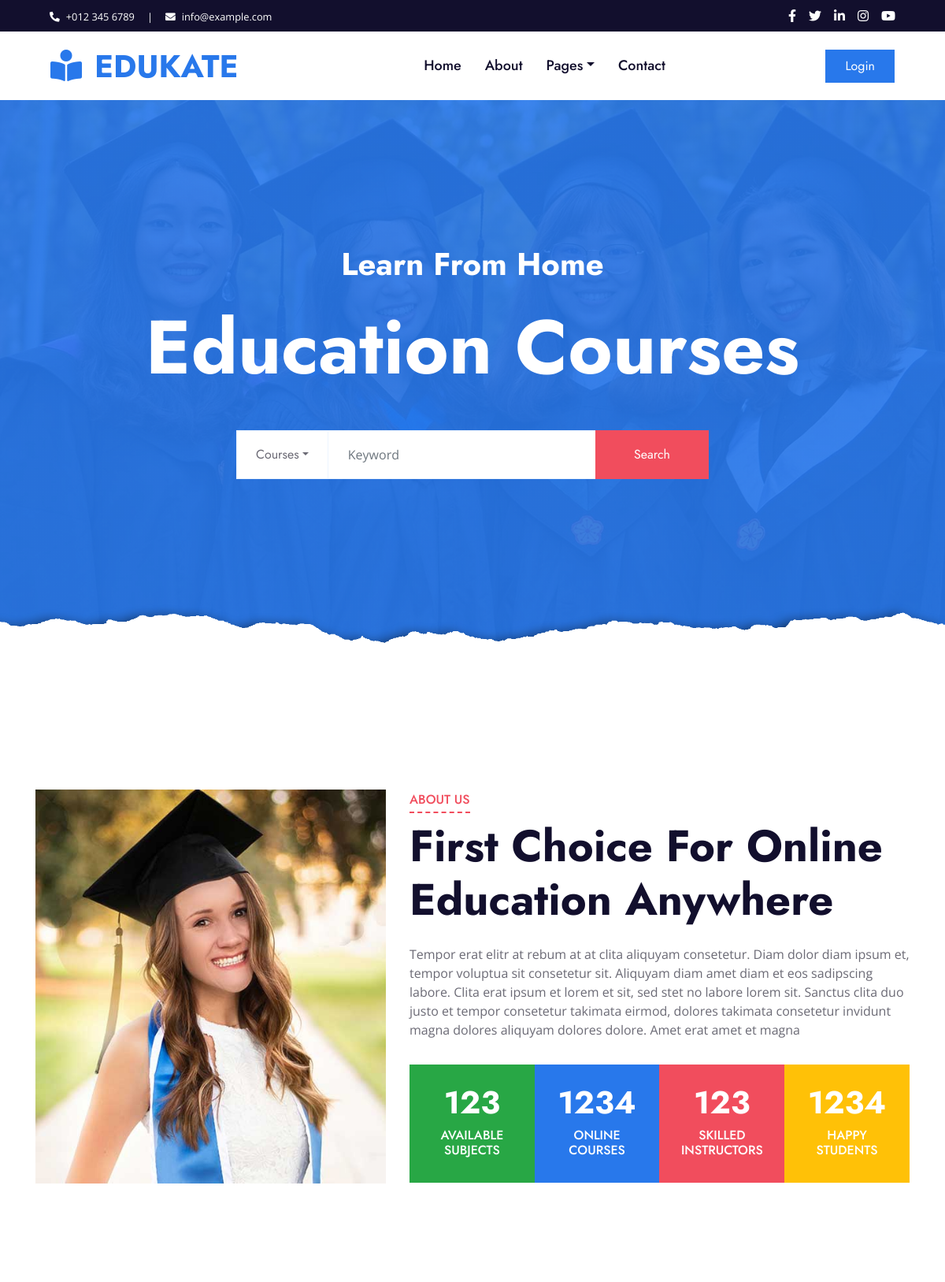
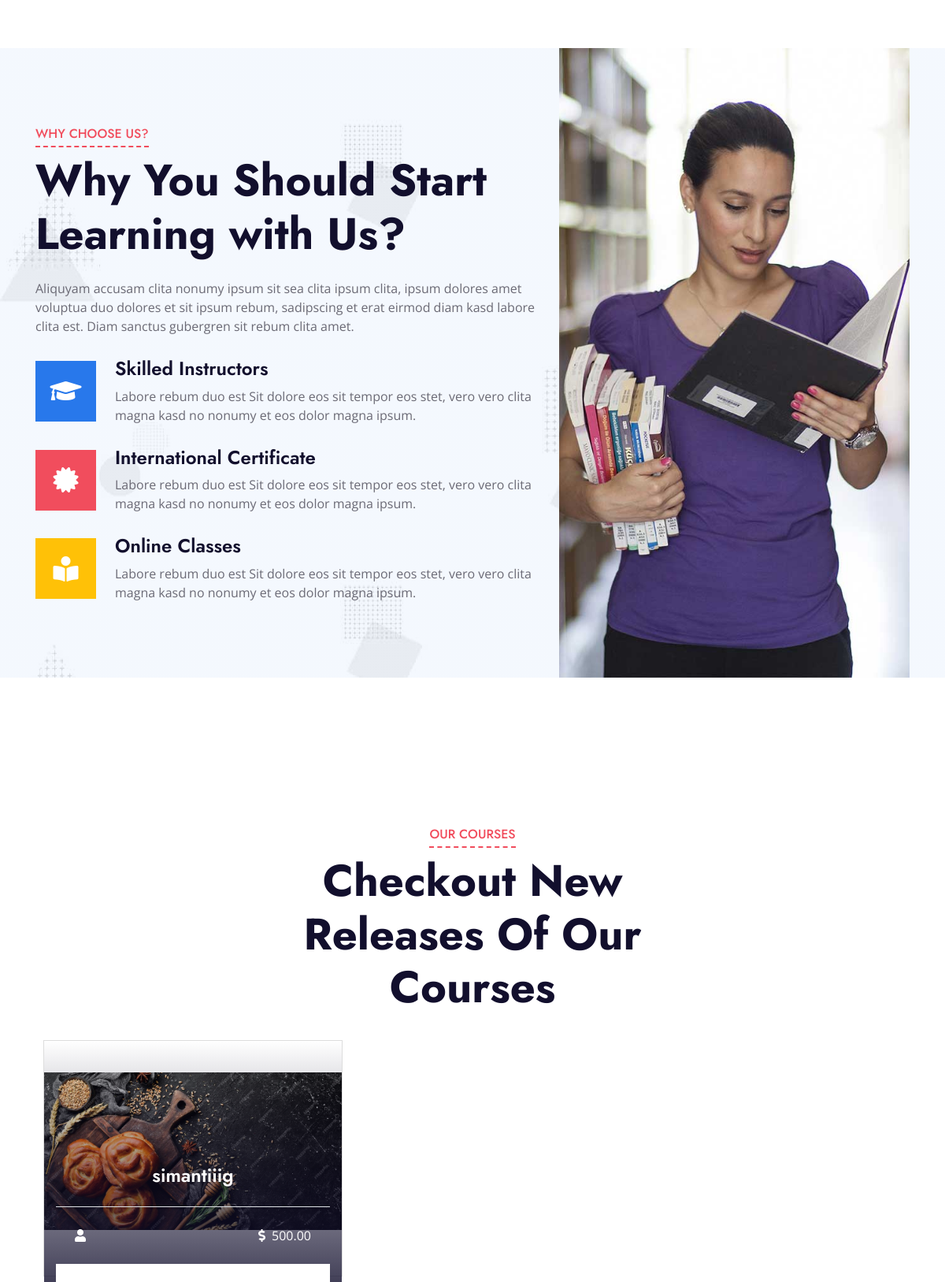
The page / (upper part) on the database its author committed (2 pictures, top to bottom).
### tables this page shows
CREATE TABLE `courses` (
  `id` int(11) NOT NULL,
  `title` varchar(255) NOT NULL,
  `description` text DEFAULT NULL,
  `thumbnail` varchar(255) DEFAULT NULL,
  `media` varchar(255) DEFAULT NULL,
  `teacherId` int(11) NOT NULL,
  `categoryId` int(11) NOT NULL,
  `price` decimal(10,2) DEFAULT 0.00,
  `isApproved` tinyint(1) DEFAULT 0,
  `createdAt` timestamp NOT NULL DEFAULT current_timestamp(),
  `deleted_at` datetime DEFAULT NULL,
  `deleted_by` int(11) DEFAULT NULL,
  `approvedBy` int(11) DEFAULT NULL,
  `approvedAt` datetime DEFAULT NULL,
  `rejectedBy` int(11) DEFAULT NULL,
  `rejectedAt` datetime DEFAULT NULL,
  `rejectionReason` text DEFAULT NULL,
  `updatedAt` timestamp NOT NULL DEFAULT current_timestamp() ON UPDATE current_timestamp()
);

### src/models/Database.php (called while the page is built, shortened)
<?php
class Database {
    private static $instance = null;
    private $conn = null;
    private function __construct() {
        try {
            $this->conn = new PDO(
                "mysql:host=" . Config::DB_HOST . ";dbname=" . Config::DB_NAME,
                Config::DB_USER,
                Config::DB_PASS
            );
            $this->conn->setAttribute(PDO::ATTR_ERRMODE, PDO::ERRMODE_EXCEPTION);
        } catch(PDOException $e) {
            die("Connection Error: " . $e->getMessage());
        }
    }
    public static function getInstance() {
        if (self::$instance === null) {
            self::$instance = new self();
        }
        return self::$instance;
    }
    public function getConnection() {
        return $this->conn;
    }
}

### src/models/Session.php (called while the page is built, shortened)
<?php
class Session {
    public static function get($key) {
        return $_SESSION[$key] ?? null;
    }
}

### src/models/Course.php (called while the page is built, shortened)
<?php
abstract class Course {
    protected $db;
    public function __construct() {
        $this->db = Database::getInstance()->getConnection();
    }
    public function getApprovedCourses(): array {
        try {
            $query = "
                SELECT
                    c.*,
                    cat.name as category_name,
                    CONCAT(u.firstName, ' ', u.lastName) as teacher_name,
                    (SELECT COUNT(*) FROM enrollments e WHERE e.courseId = c.id) as enrollment_count
                FROM courses c
                LEFT JOIN categories cat ON c.categoryId = cat.id
                LEFT JOIN users u ON c.teacherId = u.id
                WHERE c.isApproved = 1
                AND c.deleted_at IS NULL
                ORDER BY c.createdAt DESC
            ";
            $stmt = $this->db->prepare($query);
            $stmt->execute();
            $courses = $stmt->fetchAll(PDO::FETCH_OBJ);
            return $courses;
        } catch (\Exception $e) {
            error_log('Error in Course::getApprovedCourses: ' . $e->getMessage());
            throw $e;
        }
    }
}

### src/index.php (the view, shortened to what this page needs)
<?php
try {
    include 'header.php';
} catch (\Exception $e) {
    echo 'An error occurred: ' . $e->getMessage();
}
?>
    <div id="my-background" class="jumbotron jumbotron-fluid position-relative overlay-bottom" style="margin-bottom: 90px;">
        <div class="container text-center my-5 py-5" data-aos="fade-up">
            <h1 class="text-white mt-4 mb-4">Learn From Home</h1>
            <h1 class="text-white display-1 mb-5">Education Courses</h1>
            <div class="mx-auto mb-5" style="width: 100%; max-width: 600px;">
                <div class="input-group">
                    <div class="input-group-prepend">
                        <button class="btn btn-outline-light bg-white text-body px-4 dropdown-toggle" type="button" data-toggle="dropdown"
                            aria-haspopup="true" aria-expanded="false">Courses</button>
                    </div>
                    <input type="text" class="form-control border-light" style="padding: 30px 25px;" placeholder="Keyword">
                    <div class="input-group-append">
                        <button class="btn btn-secondary px-4 px-lg-5">Search</button>
                    </div>
                </div>
            </div>
        </div>
    </div>
    <div class="container-fluid py-5">
        <div class="container py-5">
            <div class="row">
                <div class="col-lg-5 mb-5 mb-lg-0" style="min-height: 500px;" data-aos="fade-up">
                    <div class="position-relative h-100">
                        <img class="position-absolute w-100 h-100" src="img/about.jpg" style="object-fit: cover;">
                    </div>
                </div>
                <div class="col-lg-7" data-aos="fade-up">
                    <div class="section-title position-relative mb-4">
                        <h6 class="d-inline-block position-relative text-secondary text-uppercase pb-2">About Us</h6>
                        <h1 class="display-4">First Choice For Online Education Anywhere</h1>
                    </div>
                    <p>Tempor erat elitr at rebum at at clita aliquyam consetetur. Diam dolor diam ipsum et, tempor voluptua sit consetetur sit. Aliquyam diam amet diam et eos sadipscing labore. Clita erat ipsum et lorem et sit, sed stet no labore lorem sit. Sanctus clita duo justo et tempor consetetur takimata eirmod, dolores takimata consetetur invidunt magna dolores aliquyam dolores dolore. Amet erat amet et magna</p>
                    <div class="row pt-3 mx-0">
                        <div class="col-3 px-0">
                            <div class="bg-success text-center p-4">
                                <h1 class="text-white" data-toggle="counter-up">123</h1>
                                <h6 class="text-uppercase text-white">Available<span class="d-block">Subjects</span></h6>
                            </div>
                        </div>
                        <div class="col-3 px-0">
                            <div class="bg-primary text-center p-4">
                                <h1 class="text-white" data-toggle="counter-up">1234</h1>
                                <h6 class="text-uppercase text-white">Online<span class="d-block">Courses</span></h6>
                            </div>
                        </div>
                        <div class="col-3 px-0">
                            <div class="bg-secondary text-center p-4">
                                <h1 class="text-white" data-toggle="counter-up">123</h1>
                                <h6 class="text-uppercase text-white">Skilled<span class="d-block">Instructors</span></h6>
                            </div>
                        </div>
                        <div class="col-3 px-0">
                            <div class="bg-warning text-center p-4">
                                <h1 class="text-white" data-toggle="counter-up">1234</h1>
                                <h6 class="text-uppercase text-white">Happy<span class="d-block">Students</span></h6>
                            </div>
                        </div>
                    </div>
                </div>
            </div>
        </div>
    </div>
    <div class="container-fluid bg-image" style="margin: 90px 0;">
        <div class="container">
            <div class="row">
                <div class="col-lg-7 my-5 pt-5 pb-lg-5" data-aos="fade-up">
                    <div class="section-title position-relative mb-4">
                        <h6 class="d-inline-block position-relative text-secondary text-uppercase pb-2">Why Choose Us?</h6>
                        <h1 class="display-4">Why You Should Start Learning with Us?</h1>
                    </div>
                    <p class="mb-4 pb-2">Aliquyam accusam clita nonumy ipsum sit sea clita ipsum clita, ipsum dolores amet voluptua duo dolores et sit ipsum rebum, sadipscing et erat eirmod diam kasd labore clita est. Diam sanctus gubergren sit rebum clita amet.</p>
                    <div class="d-flex mb-3">
                        <div class="btn-icon bg-primary mr-4">
                            <i class="fa fa-2x fa-graduation-cap text-white"></i>
                        </div>
                        <div class="mt-n1">
                            <h4>Skilled Instructors</h4>
                            <p>Labore rebum duo est Sit dolore eos sit tempor eos stet, vero vero clita magna kasd no nonumy et eos dolor magna ipsum.</p>
                        </div>
                    </div>
                    <div class="d-flex mb-3">
                        <div class="btn-icon bg-secondary mr-4">
                            <i class="fa fa-2x fa-certificate text-white"></i>
                        </div>
                        <div class="mt-n1">
                            <h4>International Certificate</h4>
                            <p>Labore rebum duo est Sit dolore eos sit tempor eos stet, vero vero clita magna kasd no nonumy et eos dolor magna ipsum.</p>
                        </div>
                    </div>
                    <div class="d-flex">
                        <div class="btn-icon bg-warning mr-4">
                            <i class="fa fa-2x fa-book-reader text-white"></i>
                        </div>
                        <div class="mt-n1">
                            <h4>Online Classes</h4>
                            <p class="m-0">Labore rebum duo est Sit dolore eos sit tempor eos stet, vero vero clita magna kasd no nonumy et eos dolor magna ipsum.</p>
                        </div>
                    </div>
                </div>
                <div class="col-lg-5" style="min-height: 500px;" data-aos="fade-up">
                    <div class="position-relative h-100">
                        <img class="position-absolute w-100 h-100" src="img/feature.jpg" style="object-fit: cover;">
                    </div>
                </div>
            </div>
        </div>
    </div>
    <div class="container-fluid px-0 py-5">
        <div class="row mx-0 justify-content-center pt-5">
            <div class="col-lg-6">
                <div class="section-title text-center position-relative mb-4">
                    <h6 class="d-inline-block position-relative text-secondary text-uppercase pb-2">Our Courses</h6>
                    <h1 class="display-4">Checkout New Releases Of Our Courses</h1>
                </div>
            </div>
        </div>
        <div class="container">
            <div class="owl-carousel courses-carousel">
                <?php
                try {
                    $courseModel = new PublicCourse();
                    $courses = $courseModel->getApprovedCourses();
                    if (empty($courses)) {
                        ?>
                        <div class="courses-item position-relative">
                            <div class="courses-text">
                                <h4 class="text-center text-white px-3">No courses available</h4>
                                <div class="w-80 bg-white text-center p-4">
                                    <p class="text-muted">Check back later for new courses!</p>
                                </div>
                            </div>
                        </div>
                        <?php
                    } else {
                        foreach ($courses as $course) {
                            $thumbnail = $course->thumbnail ?? 'img/courses-1.jpg';
                            ?>
                            <div class="courses-item position-relative">
                                <img class="img-fluid" src="../<?php echo htmlspecialchars($thumbnail); ?>" alt="<?php echo htmlspecialchars($course->title); ?>" style="height: 200px; width: 100%; object-fit: cover;">
                                <div class="courses-text">
                                    <h4 class="text-center text-white px-3"><?php echo htmlspecialchars($course->title); ?></h4>
                                    <div class="border-top w-100 mt-3">
                                        <div class="d-flex justify-content-between p-4">
                                            <span class="text-white"><i class="fa fa-user mr-2"></i><?php echo htmlspecialchars($course->teacher_name); ?></span>
                                            <span class="text-white"><i class="fa fa-dollar-sign mr-2"></i><?php echo number_format($course->price, 2); ?></span>
                                        </div>
                                    </div>
                                    <div class="w-100 bg-white text-center p-4" >
                                    </div>
                                </div>
                            </div>
                            <?php
                        }
                    }
                } catch (\Exception $e) {
                    error_log('Error in index.php courses section: ' . $e->getMessage());
                    ?>
                    <div class="courses-item position-relative">
                        <div class="courses-text">
                            <h4 class="text-center text-white px-3">Error loading courses</h4>
                            <div class="w-100 bg-white text-center p-4">
                                <p class="text-danger">Please try again later.</p>
                            </div>
                        </div>
                    </div>
                    <?php
                }
                ?>
            </div>
        </div>
    </div>
<?php  include 'footer.php'; ?>

### src/index.php (style rules this page uses)
.courses-carousel .courses-item { min-height: 300px; background: #fff; border: 1px solid #ddd; margin: 10px; }
.courses-text { background: rgba(0, 0, 0, 0.7); padding: 15px; }

### rows shown on the page
courses: thumbnail (picture), title "simantiiig", price "500.00"
